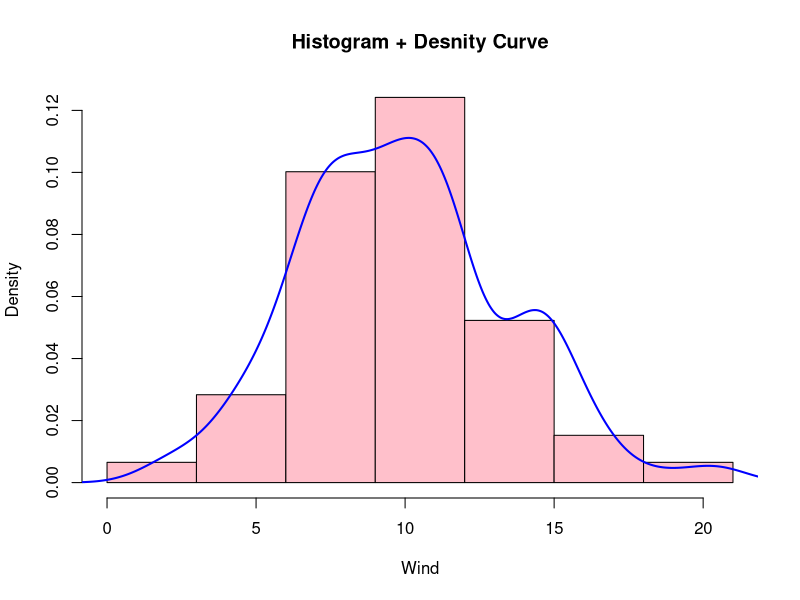
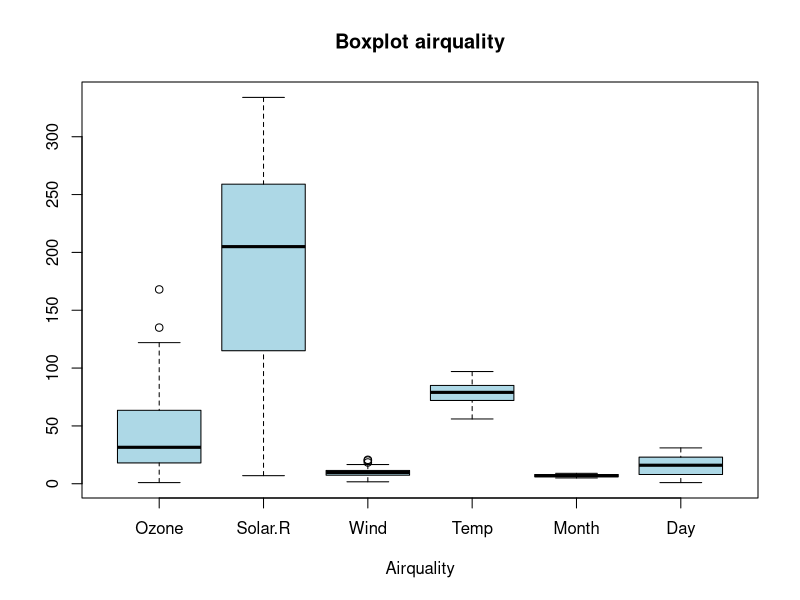
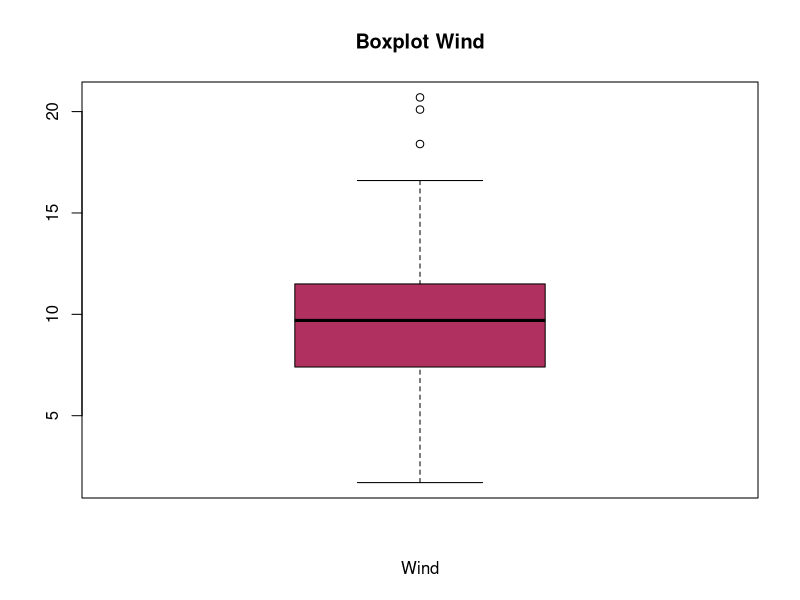
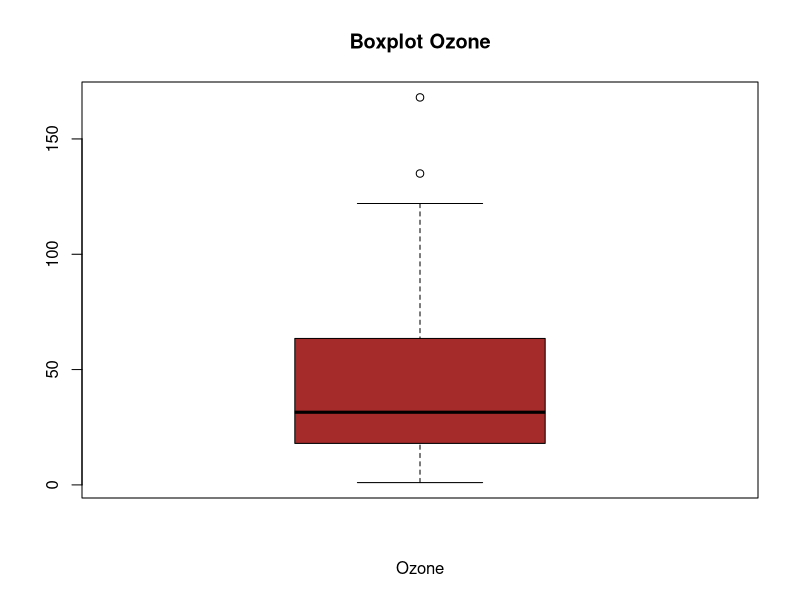
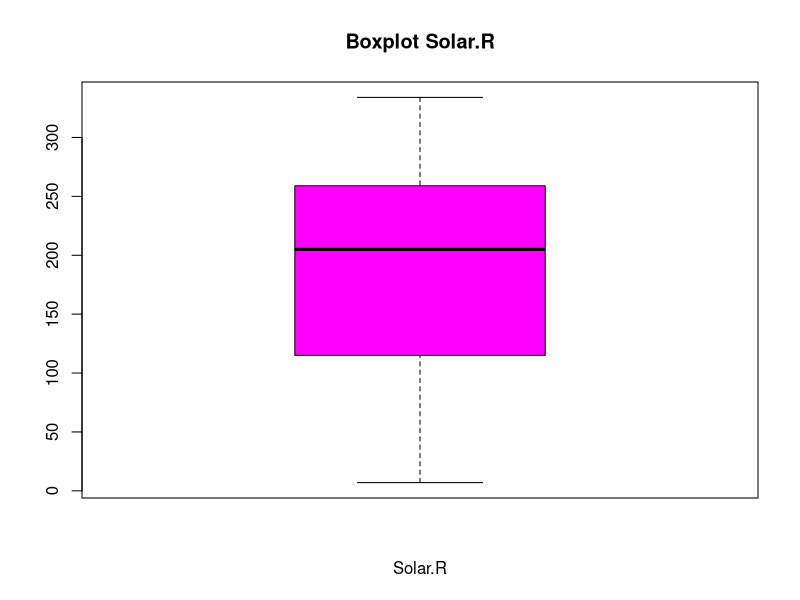
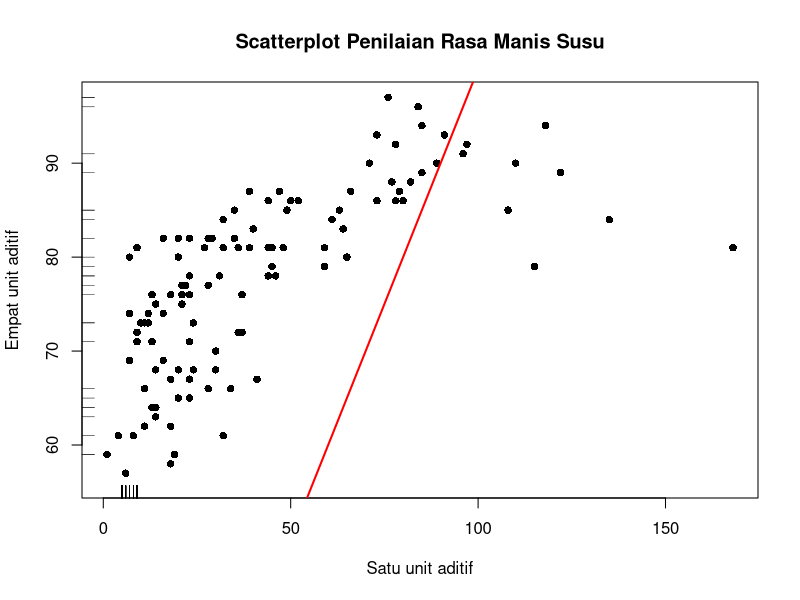

Here is the R script that generated these plots, in order:
setwd("D:/Kuliah D/Semester 3/Komputasi Statistika/Tugas")
colours()
airquality
#histogram & density
hist(airquality$Wind,
     breaks = (0:7)*3,
     probability = TRUE,
     xlab = "Wind",
     main = "Histogram + Desnity Curve",
     col = "pink", 
     border = "black"
)
dens <- density(airquality$Wind)
lines(dens, col = "blue", lwd = 2)

#boxplot
boxplot(airquality, horiz = TRUE, 
        main = "Boxplot airquality",
        col = "lightblue",
        xlab = "Airquality")


boxplot(airquality$Wind, horiz = TRUE, 
        main = "Boxplot Wind",
        col = "maroon",
        xlab = "Wind")

boxplot(airquality$Ozone, horiz = TRUE, 
        main = "Boxplot Ozone",
        col = "brown",
        xlab = "Ozone")

boxplot(airquality$Solar.R, horiz = TRUE, 
        main = "Boxplot Solar.R",
        col = "magenta1",
        xlab = "Solar.R")

# steam and leaf Plot
stem(airquality$Wind)
stem(airquality$Ozone)
stem(airquality$Solar.R)
stem(airquality$Temp)
stem(airquality$Month)
stem(airquality$Day)

#Scatter plot
plot(airquality$Ozone, airquality$Temp, 
     pch = 16, pty= "s",
     main = "Scatterplot Penilaian Rasa Manis Susu",
     xlab = "Satu unit aditif", 
     ylab = "Empat unit aditif")
rug(airquality$Month)             
rug(airquality$Ozone, side = 2)
abline(0, 1, col = "red", lwd = 2)
